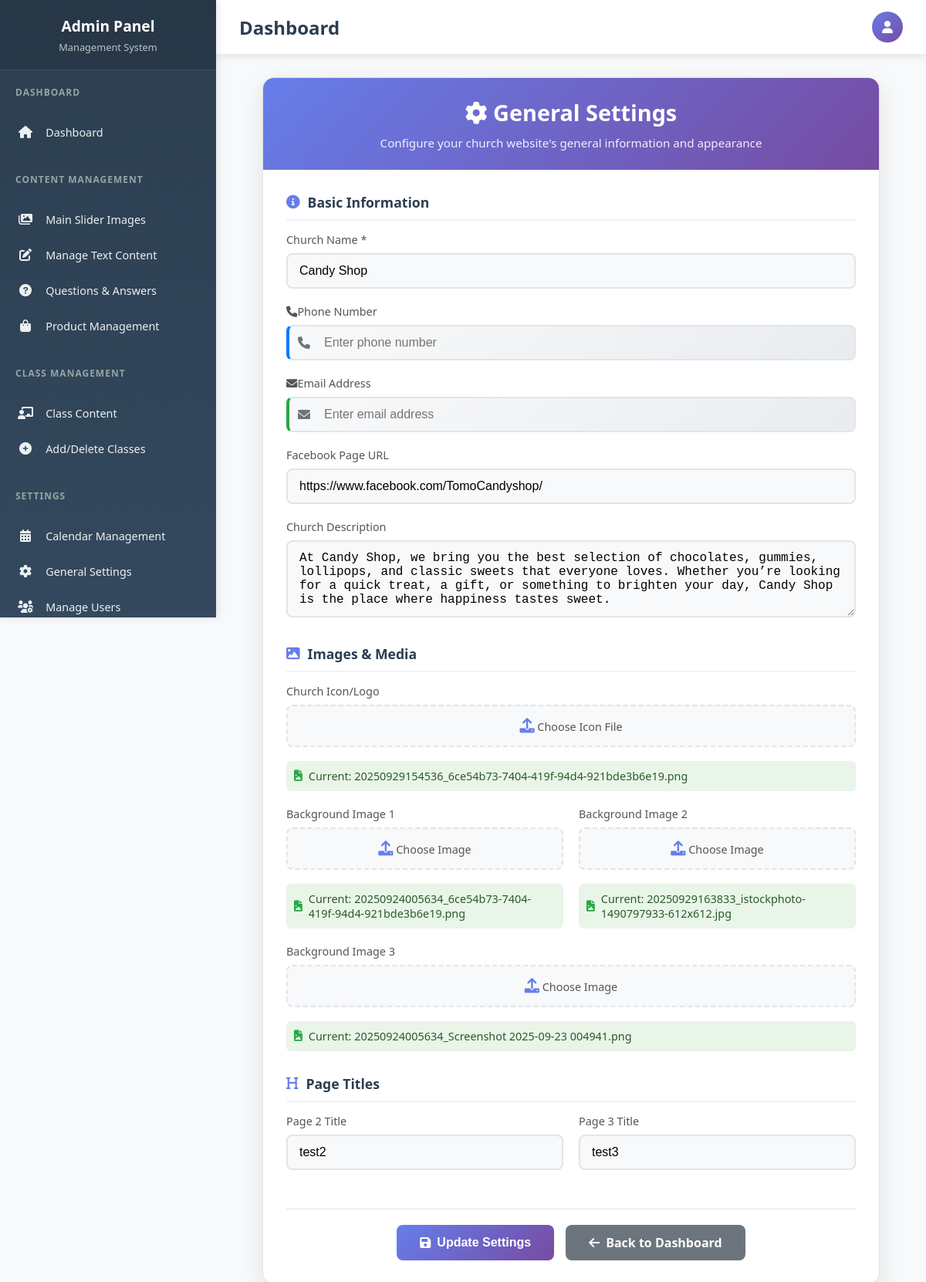
Page /manger/SetGeneral.php (signed in) on the earlier database version.
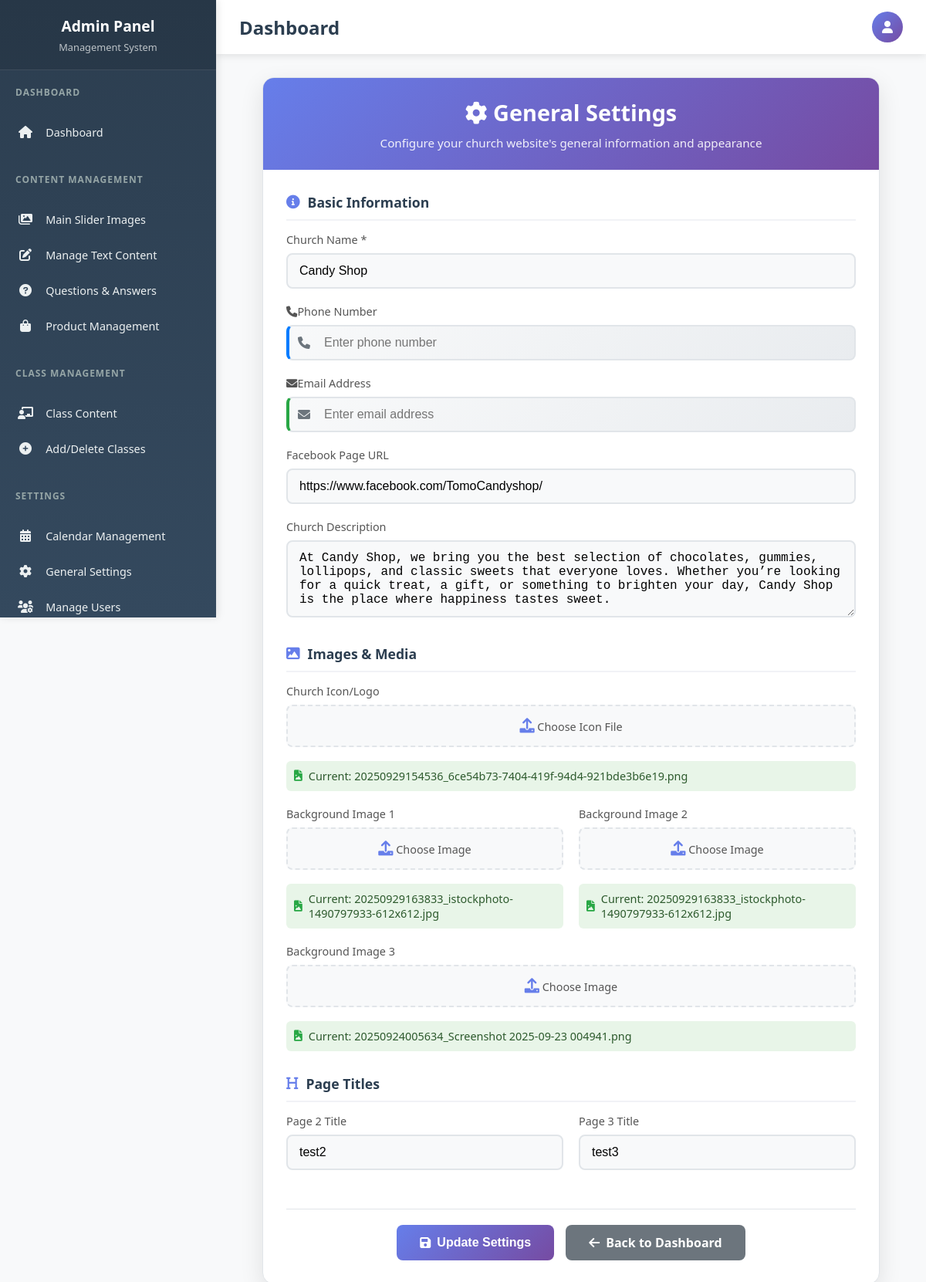
Same page on the later database version.
### tables this page shows
CREATE TABLE `general_elements` (
  `id` int(11) NOT NULL,
  `ClientID` int(11) NOT NULL,
  `client_name` varchar(255) NOT NULL,
  `phone` varchar(12) NOT NULL,
  `facebook` varchar(255) DEFAULT NULL,
  `icon` varchar(3000) NOT NULL,
  `background_img1` varchar(255) DEFAULT NULL,
  `background_img2` varchar(255) DEFAULT NULL,
  `background_img3` varchar(255) DEFAULT NULL,
  `description` text DEFAULT NULL,
  `title_page2` varchar(255) DEFAULT NULL,
  `title_page3` varchar(255) DEFAULT NULL
);

### GetClient.php (called while the page is built, shortened)
<?php
require('connect.php');
$domain = $_SERVER['HTTP_HOST'];
$sql = "SELECT * FROM `clients` WHERE domin = ? LIMIT 1";
$stmt = $conn->prepare($sql);
$stmt->bind_param("s", $domain);
$stmt->execute();
$result = $stmt->get_result();
if ($row = $result->fetch_assoc()) {
    $clientID = $conn->real_escape_string($row['id']);
} else {
    echo "No client found for the domain: " . htmlspecialchars($domain);
    exit();
}
?>

### manger/SetGeneral.php (the view, shortened to what the changed rows need)
<?php
include '../GetClient.php';
$client_name = $phone = $email = $facebook = $icon = $background_img1 = $background_img2 = $background_img3 = $description = $title_page2 = $title_page3 = "";
$sql = "SELECT * FROM general_elements WHERE ClientID = $clientID";
$result = $conn->query($sql);
if ($result->num_rows > 0) {
    $row = $result->fetch_assoc();
    $client_name = $row['client_name'];
    $facebook = $row['facebook'];
    $icon = $row['icon'];
    $background_img1 = $row['background_img1'];
    $background_img2 = $row['background_img2'];
    $background_img3 = $row['background_img3'];
    $description = $row['description'];
    $title_page2 = $row['title_page2'];
    $title_page3 = $row['title_page3'];
}
?>
<!DOCTYPE html>
<html lang="en">
<head>
    <link href="https://cdnjs.cloudflare.com/ajax/libs/font-awesome/6.0.0/css/all.min.css" rel="stylesheet">
</head>
<body>
    <?php include('../manger/nav.php'); ?>
    <div class="form-container">
        <div class="form-card">
            <div class="form-header">
                <h1><i class="fas fa-cog"></i> General Settings</h1>
            </div>
            <div class="form-body">
                <form action="" method="POST" enctype="multipart/form-data">
                    <div class="form-section">
                        <div class="form-group">
                            <label for="client_name">Church Name *</label>
                            <input type="text" name="client_name" value="<?php echo htmlspecialchars($client_name); ?>" required placeholder="Enter your church name">
                        </div>
                        <div class="form-group">
                            <label for="facebook">Facebook Page URL</label>
                            <input type="text" name="facebook" value="<?php echo htmlspecialchars($facebook); ?>" placeholder="https://facebook.com/yourchurch">
                        </div>
                        <div class="form-group">
                            <label for="description">Church Description</label>
                            <textarea name="description" placeholder="Tell visitors about your church..."><?php echo htmlspecialchars($description); ?></textarea>
                        </div>
                    </div>
                    <div class="form-section">
                        <div class="form-group">
                            <div class="file-upload-group">
                                <div class="file-upload">
                                    <label for="icon" class="file-upload-label">
                                    </label>
                                </div>
                                <?php if ($icon): ?>
                                    <div class="current-file">
                                        <i class="fas fa-file-image"></i>
                                        Current: <?php echo htmlspecialchars($icon); ?>
                                    </div>
                                <?php endif; ?>
                            </div>
                        </div>
                        <div class="form-row">
                            <div class="form-group">
                                <div class="file-upload-group">
                                    <div class="file-upload">
                                        <label for="background_img1" class="file-upload-label">
                                        </label>
                                    </div>
                                    <?php if ($background_img1): ?>
                                        <div class="current-file">
                                            <i class="fas fa-file-image"></i>
                                            Current: <?php echo htmlspecialchars($background_img1); ?>
                                        </div>
                                    <?php endif; ?>
                                </div>
                            </div>
                            <div class="form-group">
                                <div class="file-upload-group">
                                    <div class="file-upload">
                                        <label for="background_img2" class="file-upload-label">
                                        </label>
                                    </div>
                                    <?php if ($background_img2): ?>
                                        <div class="current-file">
                                            <i class="fas fa-file-image"></i>
                                            Current: <?php echo htmlspecialchars($background_img2); ?>
                                        </div>
                                    <?php endif; ?>
                                </div>
                            </div>
                        </div>
                        <div class="form-group">
                            <div class="file-upload-group">
                                <div class="file-upload">
                                    <label for="background_img3" class="file-upload-label">
                                    </label>
                                </div>
                                <?php if ($background_img3): ?>
                                    <div class="current-file">
                                        <i class="fas fa-file-image"></i>
                                        Current: <?php echo htmlspecialchars($background_img3); ?>
                                    </div>
                                <?php endif; ?>
                            </div>
                        </div>
                    </div>
                    <div class="form-section">
                        <div class="form-row">
                            <div class="form-group">
                                <label for="title_page2">Page 2 Title</label>
                                <input type="text" name="title_page2" value="<?php echo htmlspecialchars($title_page2); ?>" placeholder="Enter page 2 title">
                            </div>
                            <div class="form-group">
                                <label for="title_page3">Page 3 Title</label>
                                <input type="text" name="title_page3" value="<?php echo htmlspecialchars($title_page3); ?>" placeholder="Enter page 3 title">
                            </div>
                        </div>
                    </div>
                </form>
            </div>
        </div>
    </div>
</body>
</html>

Differences in the rows shown:
changed general_elements "20250929154536_6ce54b73-7404-419f-94d4-921bde3b6e19.png": background_img1 "20250924005634_6ce54b73-7404-419f-94d4-921bde3b6e19.png" → "20250929163833_istockphoto-1490797933-612x612.jpg"
